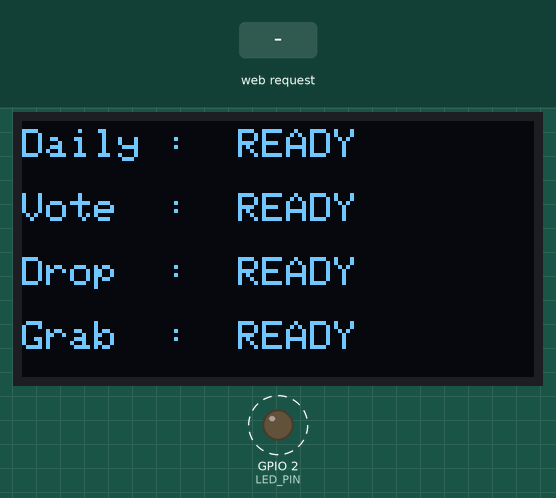
Bench run of a sketch on a simulated ESP8266 (NodeMCU). On the bench: 128×64 one-colour display, output pins drawn as LEDs (lit = HIGH). Dashed ring = blinking. The inputs (shaded band) are chosen by the test bench. WiFi joins after 1.5 s; servers stay silent unless stated.

Above: at 2.7 s.
2.8 s: HTTP request GET /grab_cooldown received
At 3.4 s:
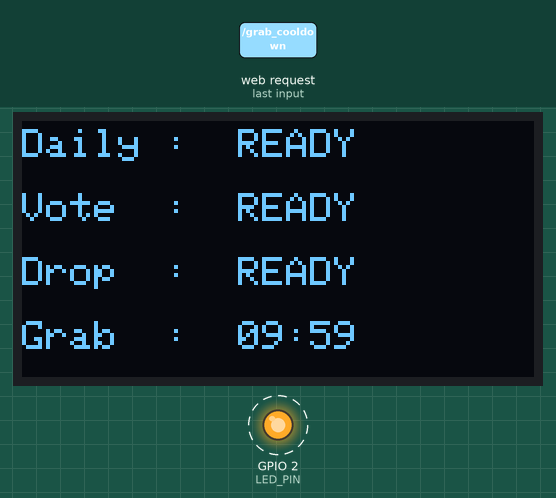
5.3 s: HTTP request GET /daily_cooldown received
At 6.4 s:
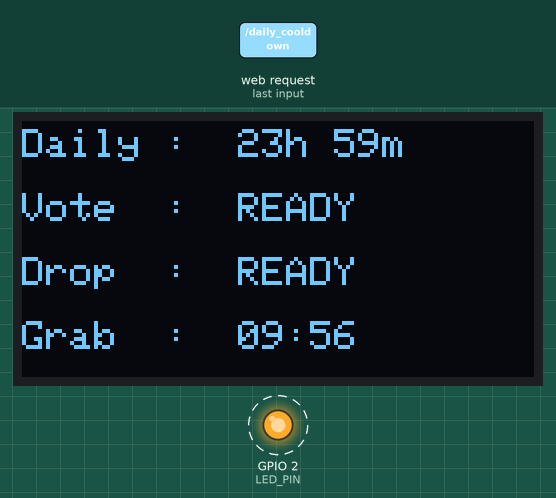
7.5 s: HTTP request GET /vote_cooldown received
At 8.2 s:
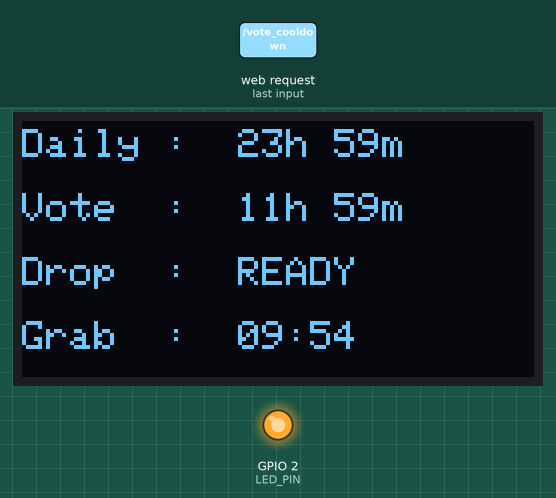
10.5 s: HTTP request GET /drop_cooldown received
At 11.4 s:
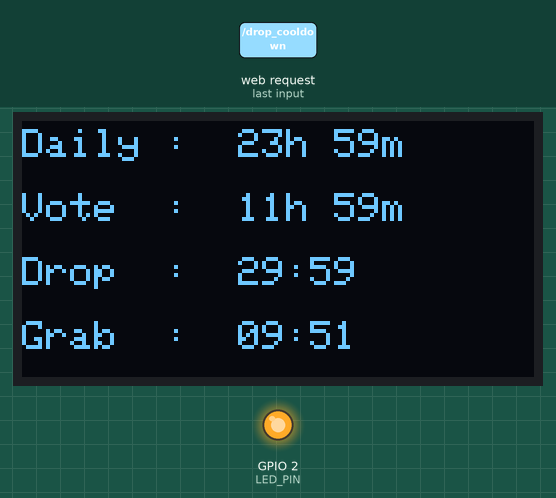
13.5 s: HTTP request GET /sync_krm?daily=1 received
At 14.3 s:
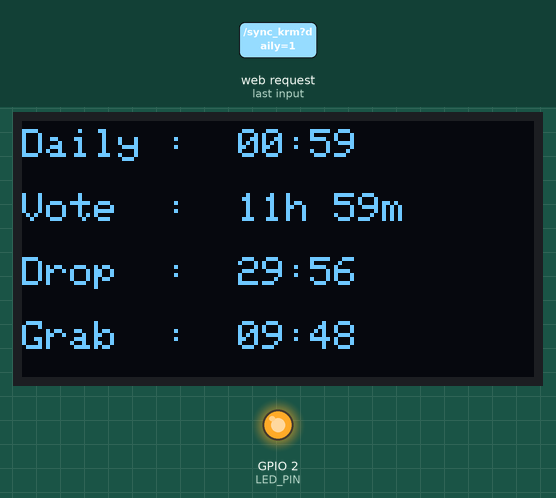
16.5 s: HTTP request GET /sync_krm?daily=0 received
At 17.5 s:
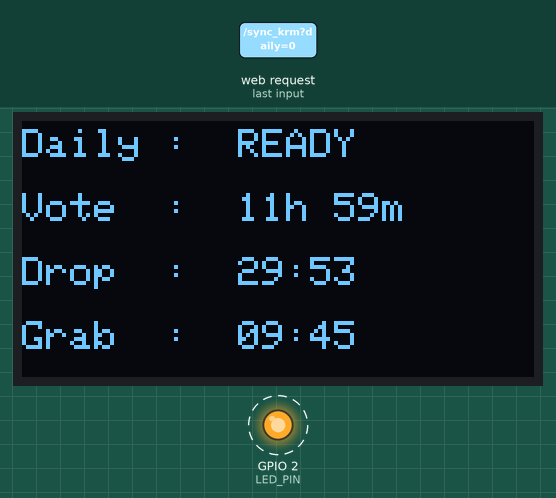
Timing chart, 0 to 19.6 s (numbered marks = the images above; inputs shaded):
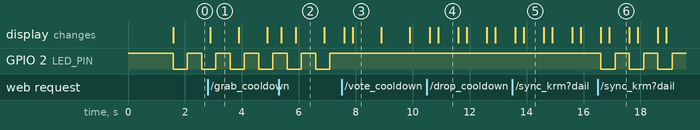

Measured:
- after the input at 2.8 s, the display: changes after 0.09 s (image 1)
- after the input at 5.3 s, the display: first changes after 0.09 s (image 2 shows a later state)
- after the input at 7.5 s, GPIO 2 (LED_PIN): stops changing and stays HIGH; the display: first changes after 0.09 s (image 3 shows a later state)
- after the input at 10.5 s, the display: first changes after 0.10 s (image 4 shows a later state)
- after the input at 13.5 s, the display: first changes after 0.10 s (image 5 shows a later state)
- after the input at 16.5 s, GPIO 2 (LED_PIN): alternates HIGH for 0.50 s and LOW for 0.50 s, starting after 0.11 s; the display: first differs from a run without the input after 0.11 s (image 6 shows a later state)
- by itself, GPIO 2 (LED_PIN): alternates HIGH for 0.50 s and LOW for 0.50 s

The sketch:

Discord.ino.ino
```cpp
#include <ESP8266WiFi.h>
#include <ESP8266WebServer.h>
#include <Wire.h>
#include <Adafruit_GFX.h>
#include <Adafruit_SSD1306.h>

#define SCREEN_WIDTH 128
#define SCREEN_HEIGHT 64
#define OLED_RESET     -1
Adafruit_SSD1306 display(SCREEN_WIDTH, SCREEN_HEIGHT, &Wire, OLED_RESET);

const char* ssid = "Lantai_3";
const char* password = "56478900456283";

ESP8266WebServer server(80);

// Pin Lampu Bawaan ESP8266
const int LED_PIN = LED_BUILTIN;

long dailyCooldownEnd = 0;
long voteCooldownEnd = 0;
long dropCooldownEnd = 0;
long grabCooldownEnd = 0;

// Variabel pendukung untuk logika kelap-kelip tanpa delay
unsigned long lastBlinkMillis = 0;
const long blinkInterval = 500; // Kecepatan kedip (500ms nyala, 500ms mati)
bool ledState = HIGH;           // HIGH = Mati (default awal)

void handleRoot() {
  server.send(200, "text/plain", "ESP8266 Karuta Tracker Ready");
}

// Sinkronisasi dari perintah "krm"
void handleSyncKrm() {
  long currentMillis = millis();

  if (server.hasArg("daily")) {
    long minLeft = server.arg("daily").toInt();
    dailyCooldownEnd = (minLeft == 0) ? 0 : currentMillis + (minLeft * 60000);
  }
  if (server.hasArg("vote")) {
    long minLeft = server.arg("vote").toInt();
    voteCooldownEnd = (minLeft == 0) ? 0 : currentMillis + (minLeft * 60000);
  }
  if (server.hasArg("drop")) {
    long minLeft = server.arg("drop").toInt();
    dropCooldownEnd = (minLeft == 0) ? 0 : currentMillis + (minLeft * 60000);
  }
  if (server.hasArg("grab")) {
    long minLeft = server.arg("grab").toInt();
    grabCooldownEnd = (minLeft == 0) ? 0 : currentMillis + (minLeft * 60000);
  }

  server.send(200, "text/plain", "Sync Success");
}

// Trigger manual individu
void handleDailyCooldown() { dailyCooldownEnd = millis() + 86400000; server.send(200, "text/plain", "Daily Started"); }
void handleVoteCooldown()  { voteCooldownEnd = millis() + 43200000;  server.send(200, "text/plain", "Vote Started"); }
void handleDropCooldown()  { dropCooldownEnd = millis() + 1800000;   server.send(200, "text/plain", "Drop Started"); }
void handleGrabCooldown()  { grabCooldownEnd = millis() + 600000;    server.send(200, "text/plain", "Grab Started"); }

void formatAndPrintTime(long cooldownEnd, long currentMillis, int x, int y) {
  display.setTextSize(1);
  display.setCursor(x, y);

  if (cooldownEnd > currentMillis) {
    long remainingSec = (cooldownEnd - currentMillis) / 1000;
    long hours = remainingSec / 3600;

    if (hours >= 1) {
      long minutes = (remainingSec % 3600) / 60;
      if(hours < 10) display.print("0");
      display.print(hours);
      display.print("h ");
      if(minutes < 10) display.print("0");
      display.print(minutes);
      display.print("m");
    } else {
      long minutes = remainingSec / 60;
      long seconds = remainingSec % 60;
      if(minutes < 10) display.print("0");
      display.print(minutes);
      display.print(":");
      if(seconds < 10) display.print("0");
      display.print(seconds);
    }
  } else {
    display.print("READY");
  }
}

// Fungsi untuk mengecek status READY dan mengontrol kelap-kelip lampu
void checkLedStatus(long currentMillis) {
  // Cek apakah status masing-masing data sudah bernilai READY
  bool dailyReady = (dailyCooldownEnd <= currentMillis);
  bool voteReady  = (voteCooldownEnd <= currentMillis);
  bool dropReady  = (dropCooldownEnd <= currentMillis);
  bool grabReady  = (grabCooldownEnd <= currentMillis);

  // ------------------ LOGIKA KOMBO KHUSUS KAMU ------------------
  // JIKA (Drop sedang READY dan Grab BELUM Ready) DAN Daily/Vote juga tidak sedang READY
  if (dropReady && !grabReady && !dailyReady && !voteReady) {
    // Khusus kombo ini aja, lampu dipaksa untuk tetep MATI (HIGH)
    ledState = HIGH;
    digitalWrite(LED_PIN, ledState);
  }
  // JIKA ada data lain yang READY (di luar kombo pengecualian di atas)
  else if (dailyReady || voteReady || dropReady || grabReady) {
    // Jalankan logika kelap-kelip tanpa delay
    if (currentMillis - lastBlinkMillis >= blinkInterval) {
      lastBlinkMillis = currentMillis;
      ledState = !ledState;
      digitalWrite(LED_PIN, ledState);
    }
  }
  else {
    // Jika semua sedang cooldown (tidak ada READY sama sekali) -> Lampu MATI
    ledState = HIGH;
    digitalWrite(LED_PIN, ledState);
  }
}

void updateDisplay() {
  display.clearDisplay();
  display.setTextColor(SSD1306_WHITE);
  long currentMillis = millis();

  display.setCursor(0, 2);  display.print("Daily : "); formatAndPrintTime(dailyCooldownEnd, currentMillis, 54, 2);
  display.setCursor(0, 18); display.print("Vote  : "); formatAndPrintTime(voteCooldownEnd, currentMillis, 54, 18);
  display.setCursor(0, 34); display.print("Drop  : "); formatAndPrintTime(dropCooldownEnd, currentMillis, 54, 34);
  display.setCursor(0, 50); display.print("Grab  : "); formatAndPrintTime(grabCooldownEnd, currentMillis, 54, 50);

  display.display();

  // Jalankan logika pengecekan status lampu bawaan
  checkLedStatus(currentMillis);
}

void setup() {
  pinMode(LED_PIN, OUTPUT);
  digitalWrite(LED_PIN, HIGH); // Default awal mati saat booting

  Serial.begin(115200);
  if(!display.begin(SSD1306_SWITCHCAPVCC, 0x3C)) { for(;;); }

  display.clearDisplay();
  display.setTextSize(1);
  display.setTextColor(SSD1306_WHITE);
  display.setCursor(0, 20); display.println("Connecting WiFi...");
  display.display();

  WiFi.begin(ssid, password);
  while (WiFi.status() != WL_CONNECTED) { delay(500); }

  server.on("/", handleRoot);
  server.on("/sync_krm", handleSyncKrm);
  server.on("/daily_cooldown", handleDailyCooldown);
  server.on("/vote_cooldown", handleVoteCooldown);
  server.on("/drop_cooldown", handleDropCooldown);
  server.on("/grab_cooldown", handleGrabCooldown);

  server.begin();
}

void loop() {
  server.handleClient();

  static unsigned long lastUpdate = 0;
  if (millis() - lastUpdate >= 100) {
    lastUpdate = millis();
    updateDisplay();
  }
}
```
